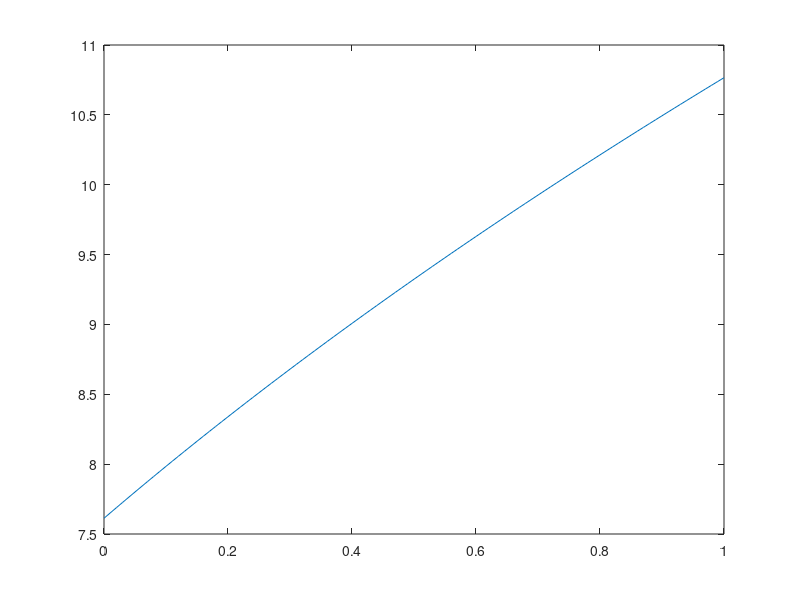

Reproduce this figure in MATLAB.
clear
clc

mu = 3.986e+05;

R_E = 6378; %Earth radius (km)
alt = 500; %orbit perigee altitude (km)
r_p = R_E + alt;
e = [0:0.01:1]';
a = r_p./(1-e);

v = sqrt(mu*(2/r_p - 1./a));

plot(e,v)
